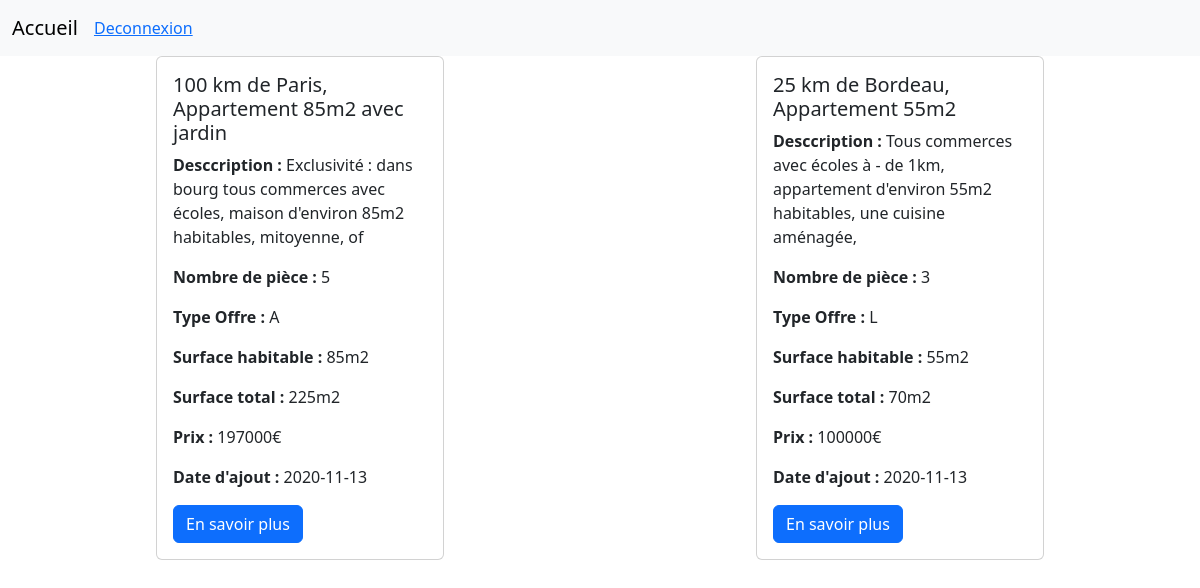
The app's page /app/index.php (signed in), older data.
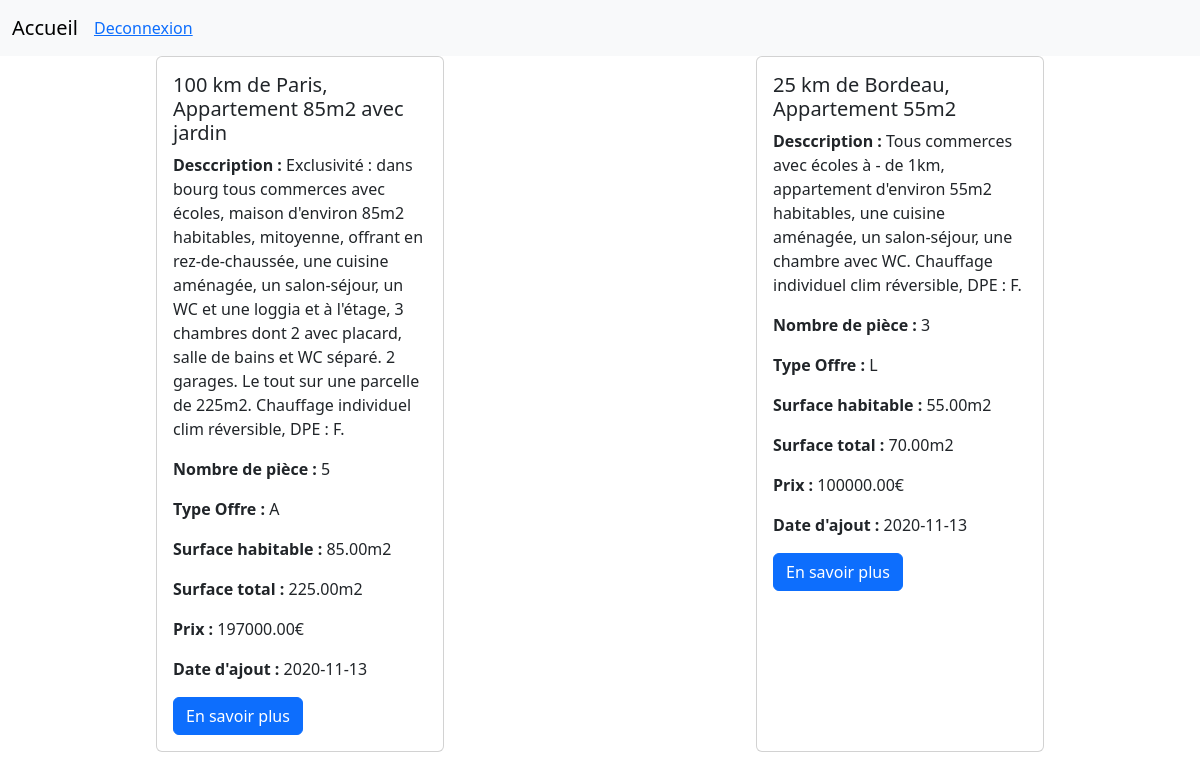
The same page, newer data.
### tables this page shows
CREATE TABLE waz_annonces(
   an_id INT AUTO_INCREMENT,
   an_numero VARCHAR(50)  NOT NULL,
   an_pieces VARCHAR(50),
   an_vue INT NOT NULL,
   an_ref VARCHAR(10)  NOT NULL,
   an_titre VARCHAR(200)  NOT NULL,
   an_description VARCHAR(5000)  NOT NULL,
   an_local VARCHAR(100)  NOT NULL,
   an_surf_hab DECIMAL(15,2)  ,
   an_surf_tot DECIMAL(15,2)   NOT NULL,
   an_prix DECIMAL(15,2)   NOT NULL,
   an_d_ajout DATE NOT NULL,
   an_d_modif DATETIME,
   an_etat BOOLEAN NOT NULL,
   d_id INT NOT NULL,
   ut_id INT NOT NULL,
   tp_bn_id INT,
   tp_ofr_id INT NOT NULL,
   PRIMARY KEY(an_id),
   FOREIGN KEY(d_id) REFERENCES waz_diagnostic(d_id),
   FOREIGN KEY(ut_id) REFERENCES waz_utilisateurs(ut_id),
   FOREIGN KEY(tp_bn_id) REFERENCES waz_type_bien(tp_bn_id),
   FOREIGN KEY(tp_ofr_id) REFERENCES waz_type_offre(tp_ofr_id)
);

CREATE TABLE waz_type_offre(
   tp_ofr_id INT AUTO_INCREMENT,
   tp_ofr_libelle VARCHAR(1)  NOT NULL,
   PRIMARY KEY(tp_ofr_id)
);

### app/index.php (the view, shortened to what this page needs)
<?php include 'include/header.php';
$db = ConnexionBase();
if (isset($_SESSION['user_id'])) {
    $stmt = $db->prepare("SELECT * FROM waz_annonces wa
        JOIN waz_type_offre wto ON wa.tp_ofr_id = wto.tp_ofr_id
        JOIN waz_photo wp ON wa.an_id = wp.an_id
        GROUP BY wa.an_id;");
    $stmt->execute();
    $annonces = $stmt->fetchAll();
}
?>
<?php if(isset($_SESSION['user_id'])): ?>
<section class="d-flex flex-row justify-content-around">
    <?php foreach ($annonces as $annonce): ?>
        <?php if ($annonce['an_etat'] == 1): ?>
            <div class="card" style="width: 18rem;">
                <div class="card-body">
                    <h5 class="card-title"><?= $annonce['an_titre'] ?></h5>
                    <p class="card-text"><strong>Desccription : </strong> <?= $annonce['an_description'] ?></p>
                    <p><strong>Nombre de pièce : </strong><?= $annonce['an_pieces'] ?></p>
                    <p class="card-text"><strong>Type Offre : </strong> <?= $annonce['tp_ofr_libelle'] ?></p>
                    <p><strong>Surface habitable : </strong><?= $annonce['an_surf_hab'] ?>m2</p>
                    <p><strong>Surface total : </strong><?= $annonce['an_surf_tot'] ?>m2</p>
                    <p class="card-text"><strong>Prix :</strong> <?= $annonce['an_prix'] ?>€</p>
                    <p class="card-text"><strong>Date d'ajout :</strong> <?= $annonce['an_d_ajout'] ?></p>
                    <form action="bien.php" method="POST">
                        <button type="submit" class="btn btn-primary">En savoir plus</button>
                    </form>
                </div>
            </div>
        <?php endif ?>
    <?php endforeach ?>
</section>
<?php endif ?>
<?php include 'include/footer.php'; ?>

### app/include/header.php (shortened to what this page needs)
<?php
function ConnexionBase()
{
    try {
        $connexion = new PDO(
            "mysql:host=localhost;dbname=afpa_wazaa_immo;charset=utf8mb4",
            'root',
            ''
        );
        $connexion->setAttribute(PDO::ATTR_ERRMODE, PDO::ERRMODE_EXCEPTION);
        return $connexion;
    } catch (Exception $e) {
        echo "Erreur : " . $e->getMessage() . "<br>";
        echo "N° : " . $e->getCode();
        die("Fin du script");
    }
}
$db = ConnexionBase();
$email = null;
if (isset($_SESSION['user_id'])) {
    $userId = $_SESSION['user_id'];
    $stmtUser = $db->prepare("SELECT * FROM waz_utilisateurs WHERE ut_id = :userId");
    $stmtUser->execute(['userId' => $userId]);
    $user = $stmtUser->fetch(PDO::FETCH_ASSOC);
    if ($user) {
        $email = $user['ut_email'];
    }
} else {
    $_SESSION['user_type'] = 'Invite';
    $_SESSION['user_id'] = null;
}
?>
<!DOCTYPE html>
<html lang="en">
<head>
    <link href="https://cdn.jsdelivr.net/npm/bootstrap@5.3.3/dist/css/bootstrap.min.css" rel="stylesheet">
</head>
<body>
    <nav class="navbar navbar-expand-lg bg-body-tertiary">
        <div class="container-fluid">
            <a class="navbar-brand" href="../app/index.php">Accueil</a>
            <div class="collapse navbar-collapse" id="navbarNav">
                <div class="d-flex">
                    <?php if ($email): ?>
                        <a class="" aria-current="page" href="./login/deconnexion.php">Deconnexion</a>
                    <?php else: ?>
                        <a href="./login/connexion.php" class="">Connexion</a>
                    <?php endif ?>
                </div>
            </div>
        </div>
    </nav>

### app/include/footer.php (shortened to what this page needs)
</body>
</html>

Row changes from the older to the newer data that the page shows:
changed waz_annonces "100 km de Paris, Appartement 85m2 avec jardin": an_description "Exclusivité : dans bourg tous commerces avec écoles, maison d'environ 85m2 habitables, mitoyenne, of" → "…d'environ 85m2 habitables, mitoyenne, offrant en rez-de-chaussée, une cuisine aménagée, un salon-séjour, un WC et une loggia et à l'étage, 3 chambres dont 2 avec placard, salle de bains et WC séparé. 2 garages. Le tout sur une parcelle de 225m2. Chauffage individuel clim réversible, DPE : F."; an_surf_hab "85" → "85.00"; an_surf_tot "225" → "225.00"; an_prix "197000" → "197000.00"
changed waz_annonces "25 km de Bordeau, Appartement 55m2": an_description "Tous commerces avec écoles à - de 1km, appartement d'environ 55m2 habitables, une cuisine aménagée," → "…habitables, une cuisine aménagée, un salon-séjour, une chambre avec WC. Chauffage individuel clim réversible, DPE : F."; an_surf_hab "55" → "55.00"; an_surf_tot "70" → "70.00"; an_prix "100000" → "100000.00"
